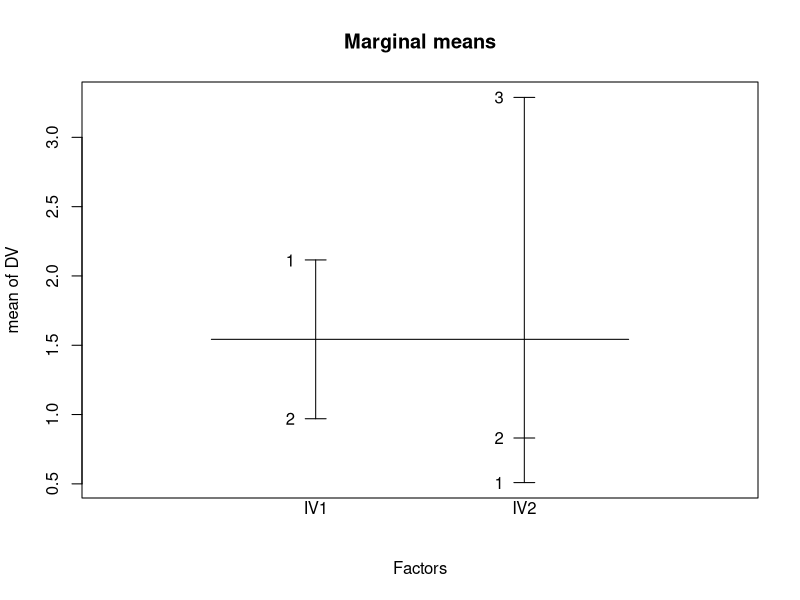
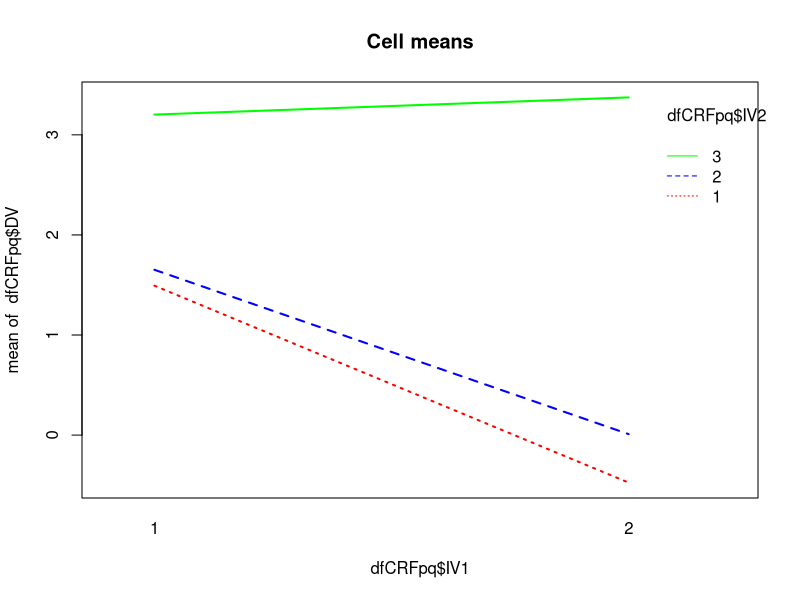
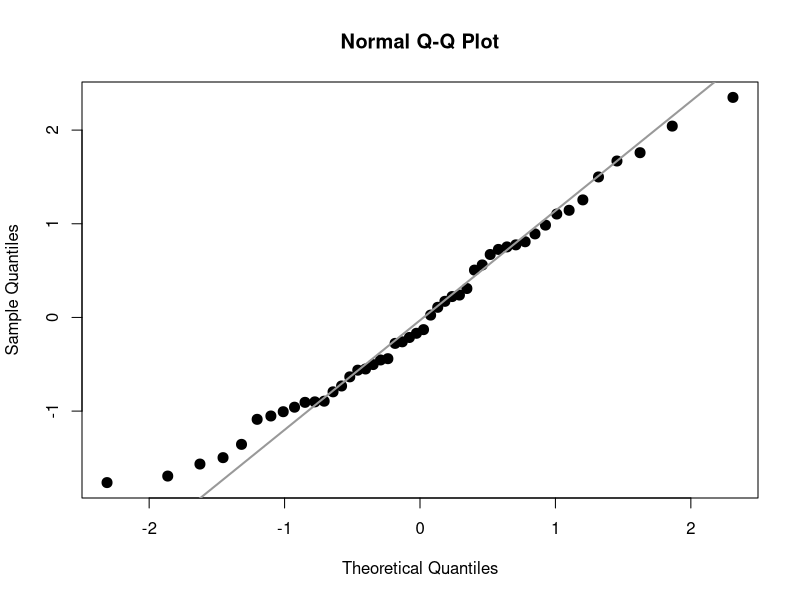
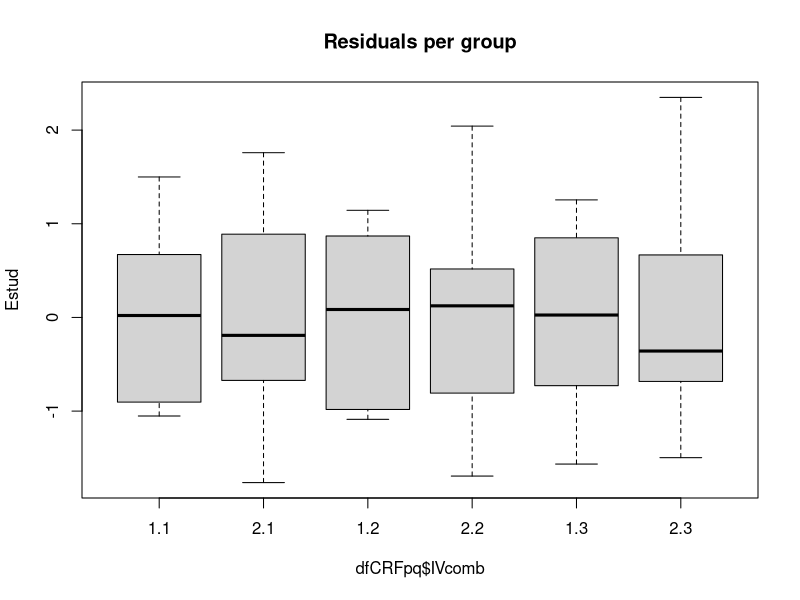

The R script that drew these images, in order:
## ---- chunk 1
wants <- c("car", "multcomp")
has   <- wants %in% rownames(installed.packages())
if(any(!has)) install.packages(wants[!has])
## ---- chunk 2
set.seed(123)
Njk  <- 8
P    <- 2
Q    <- 3
muJK <- c(rep(c(1, -1), Njk), rep(c(2, 1), Njk), rep(c(3, 3), Njk))
dfCRFpq <- data.frame(IV1=factor(rep(1:P, times=Njk*Q)),
                      IV2=factor(rep(1:Q,  each=Njk*P)),
                      DV =rnorm(Njk*P*Q, muJK, 2))
## ---- chunk 3
dfCRFpq$IVcomb <- interaction(dfCRFpq$IV1, dfCRFpq$IV2)
## ---- chunk 4
summary(aov(DV ~ IV1*IV2, data=dfCRFpq))
## ---- chunk 5
fitIII <- lm(DV ~ IV1 + IV2 + IV1:IV2, data=dfCRFpq,
             contrasts=list(IV1=contr.sum, IV2=contr.sum))
library(car)
Anova(fitIII, type="III")
## ---- chunk 6
plot.design(DV ~ IV1*IV2, data=dfCRFpq, main="Marginal means")
interaction.plot(dfCRFpq$IV1, dfCRFpq$IV2, dfCRFpq$DV,
                 main="Cell means", col=c("red", "blue", "green"), lwd=2)
## ---- chunk 7
anRes <- anova(lm(DV ~ IV1*IV2, data=dfCRFpq))
SS1   <- anRes["IV1",       "Sum Sq"]
SS2   <- anRes["IV2",       "Sum Sq"]
SSI   <- anRes["IV1:IV2",   "Sum Sq"]
SSE   <- anRes["Residuals", "Sum Sq"]
## ---- chunk 8
(pEtaSq1 <- SS1 / (SS1 + SSE))
(pEtaSq2 <- SS2 / (SS2 + SSE))
(pEtaSqI <- SSI / (SSI + SSE))
## ---- chunk 9
CRFp1 <- anova(lm(DV ~ IV1, data=dfCRFpq, subset=(IV2==1)))
CRFp2 <- anova(lm(DV ~ IV1, data=dfCRFpq, subset=(IV2==2)))
CRFp3 <- anova(lm(DV ~ IV1, data=dfCRFpq, subset=(IV2==3)))
## ---- chunk 10
SSp1 <- CRFp1["IV1", "Sum Sq"]
SSp2 <- CRFp2["IV1", "Sum Sq"]
SSp3 <- CRFp3["IV1", "Sum Sq"]
## ---- chunk 11
CRFpq <- anova(lm(DV ~ IV1*IV2, data=dfCRFpq))
SSA   <- CRFpq["IV1",       "Sum Sq"]
SSI   <- CRFpq["IV1:IV2",   "Sum Sq"]
SSE   <- CRFpq["Residuals", "Sum Sq"]
dfSSA <- CRFpq["IV1",       "Df"]
dfSSE <- CRFpq["Residuals", "Df"]
## ---- chunk 12
all.equal(SSp1 + SSp2 + SSp3, SSA + SSI)
## ---- chunk 13
Fp1 <- (SSp1/dfSSA) / (SSE/dfSSE)
Fp2 <- (SSp2/dfSSA) / (SSE/dfSSE)
Fp3 <- (SSp3/dfSSA) / (SSE/dfSSE)
## ---- chunk 14
(pP1 <- 1-pf(Fp1, dfSSA, dfSSE))
(pP2 <- 1-pf(Fp2, dfSSA, dfSSE))
(pP3 <- 1-pf(Fp3, dfSSA, dfSSE))
## ---- chunk 15
aovCRFpq <- aov(DV ~ IV1*IV2, data=dfCRFpq)
cMat     <- rbind("c1"=c( 1/2, 1/2, -1),
                  "c2"=c(  -1,   0,  1))

library(multcomp)
summary(glht(aovCRFpq, linfct=mcp(IV2=cMat), alternative="two.sided"),
        test=adjusted("bonferroni"))
## ---- chunk 16
TukeyHSD(aovCRFpq, which="IV2")
## ---- chunk 17
(aovCRFpqA <- aov(DV ~ IVcomb, data=dfCRFpq))
cntrMat <- rbind("c1"=c(-1/2,  1/4, -1/2, 1/4, 1/4, 1/4),
                 "c2"=c(   0,    0,   -1,   0,   1,   0),
                 "c3"=c(-1/2, -1/2,  1/4, 1/4, 1/4, 1/4))
## ---- chunk 18
library(multcomp)
summary(glht(aovCRFpqA, linfct=mcp(IVcomb=cntrMat), alternative="greater"),
        test=adjusted("none"))
## ---- chunk 19
Estud <- rstudent(aovCRFpq)
qqnorm(Estud, pch=20, cex=2)
qqline(Estud, col="gray60", lwd=2)
## ---- chunk 20
shapiro.test(Estud)
## ---- chunk 21
plot(Estud ~ dfCRFpq$IVcomb, main="Residuals per group")
## ---- chunk 22
library(car)
leveneTest(aovCRFpq)
## ---- chunk 23
try(detach(package:car))
try(detach(package:nnet))
try(detach(package:MASS))
try(detach(package:multcomp))
try(detach(package:survival))
try(detach(package:mvtnorm))
try(detach(package:splines))
